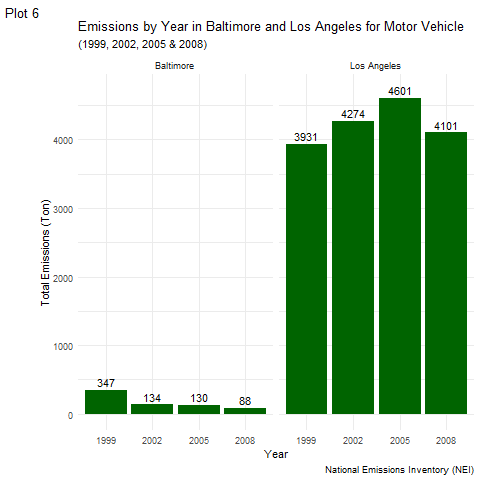

R code for this plot:
# ------------------------------------------------------------------------------------------------ #
#                                       P L O T   6
# 
# Question: 
#
# Compare emissions from motor vehicle sources in Baltimore City with emissions from motor vehicle 
# sources in Los Angeles County, California (fips == "06037"). 
# Which city has seen greater changes over time in motor vehicle emissions?
# ------------------------------------------------------------------------------------------------ #
library(ggplot2)

# Call the script that loads the data
source("LoadData.R")

# Set up the city variables
code_cities <- c( "24510", "06037")
name_cities <- c("Baltimore", "Los Angeles")

# Summarise the emissions by year and  fiter city by BALTIMORE and type by motor vehicle ("ON-ROAD")
emmissions_by_year <- pm25 %>% 
    filter(fips %in% code_cities, type=="ON-ROAD" ) %>% 
    group_by(year, City=fips)  %>% 
    summarise(Total_Emissions = sum(Emissions))   

# Transform in a data table
emmissions_by_year <- as.data.table(emmissions_by_year)

# Change the code for City Names
emmissions_by_year[,City:= mapvalues( City, code_cities, name_cities) ]

# Define the output
png('plot6.png')

# Create the chart
ggplot( emmissions_by_year, aes(x=as.character(year), y=Total_Emissions ))  +
    facet_grid(. ~ City) +
    geom_bar(
        stat="identity", 
        fill = "darkgreen"
    ) +
    labs(
        title = "Emissions by Year in Baltimore and Los Angeles for Motor Vehicle",
        subtitle = "(1999, 2002, 2005 & 2008)",
        caption = "National Emissions Inventory (NEI)",
        tag = "Plot 6",
        x = "Year",
        y = "Total Emissions (Ton)"
    ) +
    geom_text(aes(label=round(Total_Emissions,0), x=as.character(year), y=round(Total_Emissions,0)+120), colour="black") +
    theme_minimal()

# Close the output (device)
dev.off()